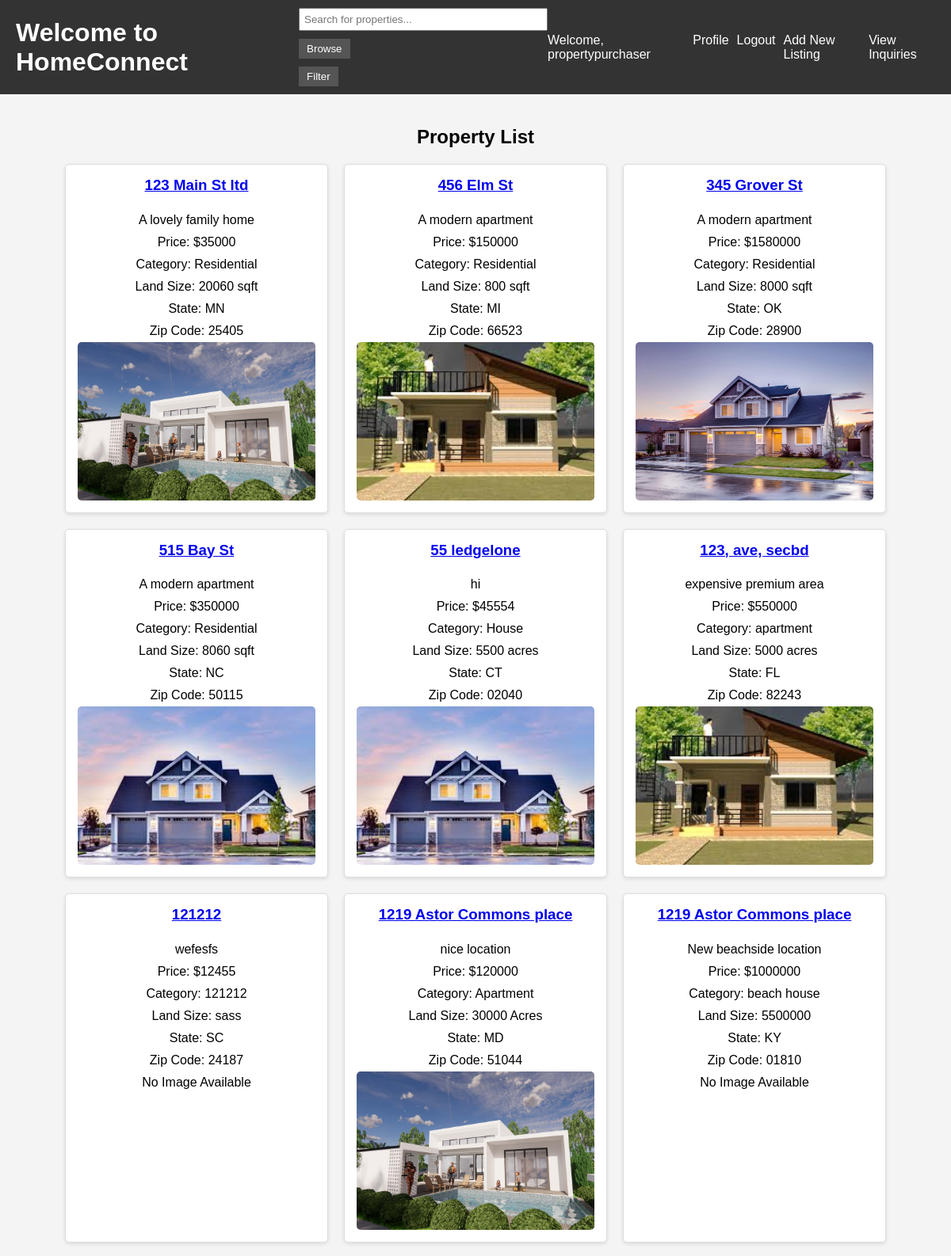
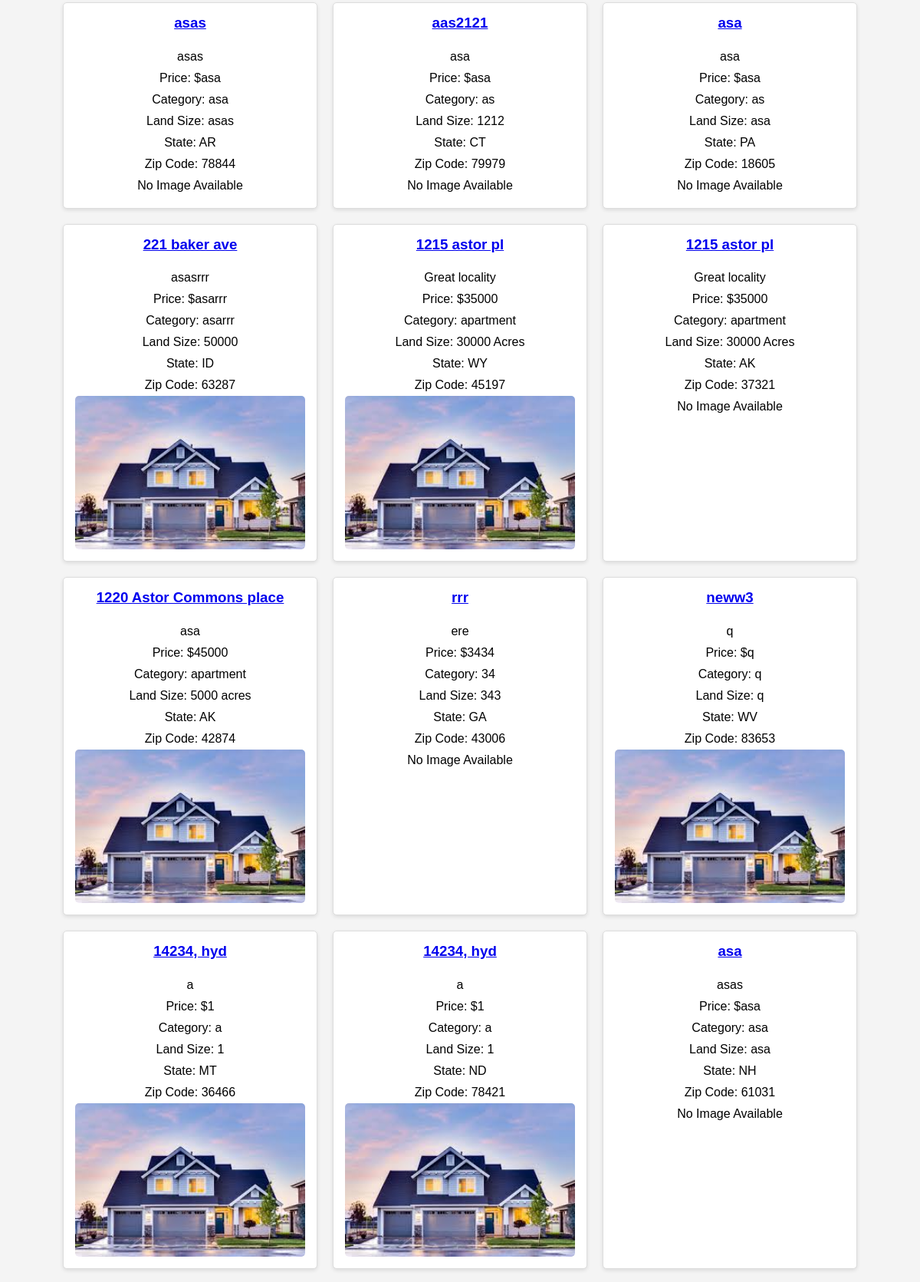
Page /properties/ (signed in, upper part) on the committed database (2 pictures, top to bottom).
### core/models.py (models this page shows, shortened)
class CustomUser(AbstractUser):
    USER_TYPE_CHOICES = (
        ('client', 'Client'),
        ('property_purchaser', 'Property Purchaser'),
        ('salesperson', 'Salesperson'),
    )
    user_role = models.CharField(max_length=20, choices=USER_TYPE_CHOICES, default='client')
    phone_number = models.CharField(max_length=15, blank=True, null=True)
    office_address = models.CharField(max_length=255, blank=True, null=True)

class Property(models.Model):
    property_purchaser = models.ForeignKey(PropertyPurchaser, on_delete=models.CASCADE)
    address = models.CharField(max_length=255)
    description = models.TextField()
    price = models.CharField(max_length=20)
    category = models.CharField(max_length=50)
    land_size = models.CharField(max_length=20)
    image = models.ImageField(upload_to='property_images/', null=True, blank=True)
    number_of_bedrooms = models.CharField(max_length=5, null=True, blank=True)
    number_of_bathrooms = models.CharField(max_length=5, null=True, blank=True)
    garage = models.CharField(max_length=5, null=True, blank=True)
    year_built = models.CharField(max_length=4, null=True, blank=True)
    zip_code = models.CharField(max_length=5, null=True, blank=True)  # Ensure zip code is 5 digits
    state = models.CharField(max_length=2, null=True, blank=True)  # State abbreviation

### core/views.py (the view)
# urls.py: path('properties/', views.property_list, name='property_list'),
@login_required
def property_list(request):
    properties = Property.objects.all()
    return render(request, 'property_list.html', {'properties': properties})

### core/templates/property_list.html (shortened to what this page needs)
{% extends "base.html" %}
{% block content %}
    <h2>Property List</h2>
    <div class="property-list">
        {% for property in properties %}
            <div class="property">
                <h3><a href="{% url 'property_detail' property.id %}">{{ property.address }}</a></h3>
                <p>{{ property.description }}</p>
                <p>Price: ${{ property.price }}</p>
                <p>Category: {{ property.category }}</p>
                <p>Land Size: {{ property.land_size }}</p>
                <p>State: {{ property.state }}</p>
                <p>Zip Code: {{ property.zip_code }}</p>
                {% if property.image %}
                    <img src="{{ property.image.url }}" alt="Property Image">
                {% else %}
                    <p>No Image Available</p>
                {% endif %}
            </div>
        {% endfor %}
    </div>
{% endblock %}

### core/templates/base.html (shortened to what this page needs)
<!DOCTYPE html>
<html>
<head>
    {% load static %}
    <link rel="stylesheet" type="text/css" href="{% static 'styles.css' %}">
</head>
<body>
    <header>
        <h1><a href="{% url 'home' %}">Welcome to HomeConnect</a></h1>
        <form method="get" action="{% url 'search' %}">
            <input type="text" name="query" placeholder="Search for properties..." value="{{ request.GET.query }}">
            <button type="submit">Browse</button>
            <button type="button" onclick="toggleFilters()">Filter</button>
        </form>
        <nav>
            {% if user.is_authenticated %}
                <span>Welcome, {{ user.username }}</span>
                <a href="{% url 'profile' user.id %}">Profile</a>
                <a href="{% url 'logout' %}">Logout</a>
                {% if not user.is_superuser %}
                    {% if user.user_role == 'property_purchaser' %}
                        <a href="{% url 'create_property_step1' %}">Add New Listing</a>
                        <a href="{% url 'inquiry_list' %}">View Inquiries</a>
                    {% endif %}
                {% else %}
                    <a href="{% url 'admin:index' %}">Admin Dashboard</a>
                {% endif %}
            {% else %}
                <a href="{% url 'signup' %}">Register</a>
                <a href="{% url 'login' %}">Login</a>
            {% endif %}
        </nav>
    </header>
    <main>
        {% block content %}
        {% endblock %}
    </main>
</body>
</html>

### core/static/styles.css (style rules this page uses)
body { font-family: Arial, sans-serif; background-color: #f4f4f4; margin: 0; padding: 0; }
header { background-color: #333; color: white; padding: 10px 20px; display: flex; justify-content: space-between; align-items: center; }
header h1 { margin: 0; }
header h1 a { color: white !important; text-decoration: none; }
header form { margin: 0; }
header input[type="text"] { padding: 5px; width: 200px; }
header button { padding: 5px 10px; background-color: #555; color: white; border: none; cursor: pointer; }
nav { display: flex; gap: 10px; }
nav a { color: white; text-decoration: none; }
main { padding: 20px; }
.property-list { display: flex; flex-wrap: wrap; gap: 20px; justify-content: center; }
.property { background-color: white; border: 1px solid #ddd; border-radius: 5px; box-shadow: 0 2px 5px rgba(0, 0, 0, 0.1); padding: 15px; width: 300px; display: flex; flex-direction: column; align-items: center; }
.property img { width: 100%; height: 200px; object-fit: cover; border-radius: 5px; }
.property h3 { margin-top: 0; }
.property p { margin: 5px 0; }
h2 { text-align: center; }
form { display: flex; flex-direction: column; gap: 10px; }
form button { width: fit-content; padding: 5px 10px; background-color: #555; color: white; border: none; cursor: pointer; }
form input[type="text"], form input[type="password"], form select { padding: 5px; width: 300px; }

### rows in the picture
CustomUser: username "propertypurchaser"
Property: address "123 Main St ltd", description "A lovely family home", price "35000", category "Residential", land_size "20060 sqft", state "MN", zip_code "25405", image (picture)
Property: address "456 Elm St", description "A modern apartment", price "150000", category "Residential", land_size "800 sqft", state "MI", zip_code "66523", image (picture)
Property: address "345 Grover St", description "A modern apartment", price "1580000", category "Residential", land_size "8000 sqft", state "OK", zip_code "28900", image (picture)
Property: address "515 Bay St", description "A modern apartment", price "350000", category "Residential", land_size "8060 sqft", state "NC", zip_code "50115", image (picture)
Property: address "55 ledgelone", description "hi", price "45554", category "House", land_size "5500 acres", state "CT", zip_code "02040", image (picture)
Property: address "123, ave, secbd", description "expensive premium area", price "550000", category "apartment", land_size "5000 acres", state "FL", zip_code "82243", image (picture)
Property: address "121212", description "wefesfs", price "12455", category "121212", land_size "sass", state "SC", zip_code "24187", image "No Image Available"
Property: address "1219 Astor Commons place", description "nice location", price "120000", category "Apartment", land_size "30000 Acres", state "MD", zip_code "51044", image (picture)
Property: address "1219 Astor Commons place", description "New beachside location", price "1000000", category "beach house", land_size "5500000", state "KY", zip_code "01810", image "No Image Available"
Property: address "asas", description "asas", price "asa", category "asa", land_size "asas", state "AR", zip_code "78844", image "No Image Available"
Property: address "aas2121", description "asa", price "asa", category "as", land_size "1212", state "CT", zip_code "79979", image "No Image Available"
Property: address "asa", description "asa", price "asa", category "as", land_size "asa", state "PA", zip_code "18605", image "No Image Available"
Property: address "221 baker ave", description "asasrrr", price "asarrr", category "asarrr", land_size "50000", state "ID", zip_code "63287", image (picture)
Property: address "1215 astor pl", description "Great locality", price "35000", category "apartment", land_size "30000 Acres", state "WY", zip_code "45197", image (picture)
Property: address "1215 astor pl", description "Great locality", price "35000", category "apartment", land_size "30000 Acres", state "AK", zip_code "37321", image "No Image Available"
Property: address "1220 Astor Commons place", description "asa", price "45000", category "apartment", land_size "5000 acres", state "AK", zip_code "42874", image (picture)
Property: address "rrr", description "ere", price "3434", category "34", land_size "343", state "GA", zip_code "43006", image "No Image Available"
Property: address "neww3", description "q", price "q", category "q", land_size "q", state "WV", zip_code "83653", image (picture)
Property: address "14234, hyd", description "a", price "1", category "a", land_size "1", state "MT", zip_code "36466", image (picture)
Property: address "14234, hyd", description "a", price "1", category "a", land_size "1", state "ND", zip_code "78421", image (picture)
Property: address "asa", description "asas", price "asa", category "asa", land_size "asa", state "NH", zip_code "61031", image "No Image Available"
